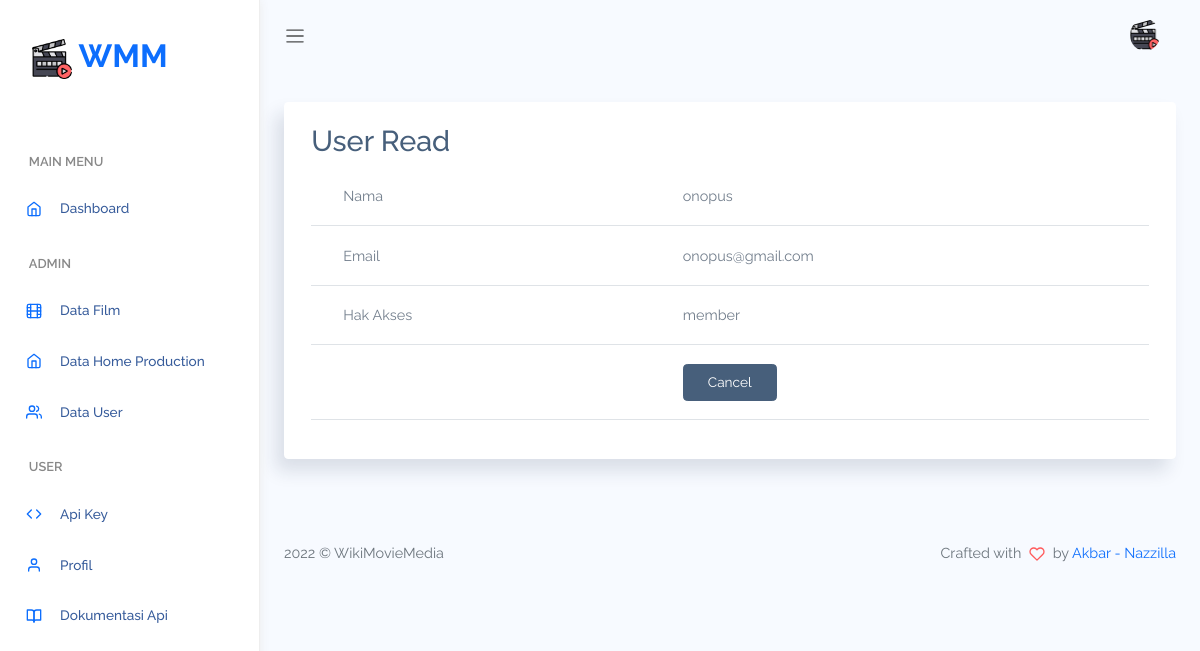
Page /index.php/user/read/17 on the committed database.
### tables this page shows
CREATE TABLE `user` (
  `id_user` int(11) NOT NULL,
  `nama` varchar(255) NOT NULL,
  `email` varchar(255) NOT NULL,
  `password` varchar(255) NOT NULL,
  `hak_akses` enum('admin','member') NOT NULL DEFAULT 'member'
);

### application/controllers/User.php (called while the page is built, shortened)
<?php
class User extends CI_Controller
{
    function __construct()
    {
        $this->load->model('User_model');
        $this->load->model('Keys_model');
        $this->load->library('form_validation');
    }
    public function read($id)
    {
        $row = $this->User_model->get_by_id($id);
        if ($row) {
            $data = array(
                'id_user' => $row->id_user,
                'nama' => $row->nama,
                'email' => $row->email,
                'hak_akses' => $row->hak_akses,
            );
            $this->load->view('dashboard/header');
            $this->load->view('user/user_read', $data);
            $this->load->view('dashboard/footer');
        } else {
            $this->session->set_flashdata('message', 'Record Not Found');
            redirect(site_url('user'));
        }
    }
}

### index.php (called while the page is built, shortened)
<?php
require_once BASEPATH.'core/CodeIgniter.php';

### application/models/User_model.php (called while the page is built, shortened)
<?php
class User_model extends CI_Model
{
    public $table = 'user';
    public $id = 'id_user';
    function get_by_id($id)
    {
        $this->db->where($this->id, $id);
        return $this->db->get($this->table)->row();
    }
}

### application/views/user/user_read.php (the view)
<div class="card">
    <div class="card-body">
        <h2 style="margin-top:0px">User Read</h2>
        <table class="table">
            <tr>
                <td>Nama</td>
                <td><?php echo $nama; ?></td>
            </tr>
            <tr>
                <td>Email</td>
                <td><?php echo $email; ?></td>
            </tr>
            <tr>
                <td>Hak Akses</td>
                <td><?php echo $hak_akses; ?></td>
            </tr>
            <tr>
                <td></td>
                <td><a href="<?php echo site_url('user') ?>" class="btn btn-secondary">Cancel</a></td>
            </tr>
        </table>
    </div>
</div>

### assets/css/app.css (style rules this page uses)
* { font-family: Raleway; }
a { text-decoration: none; }
a, button { outline: 0; }
.btn.btn-danger, .btn.btn-dark, .btn.btn-info, .btn.btn-light, .btn.btn-link, .btn.btn-primary, .btn.btn-secondary, .btn.btn-success, .btn.btn-warning { color: #fff; }
.card { box-shadow: -8px 12px 18px 0 rgba(25, 42, 70, 0.13); margin-bottom: 2.2rem; }
.card .card-body { padding: 1.4rem 1.7rem; }
.dataTable-table td, .dataTable-table thead th, .table td, .table thead th { vertical-align: middle; }

### rows in the picture
user: nama "onopus", email "onopus@gmail.com", hak_akses "member"
